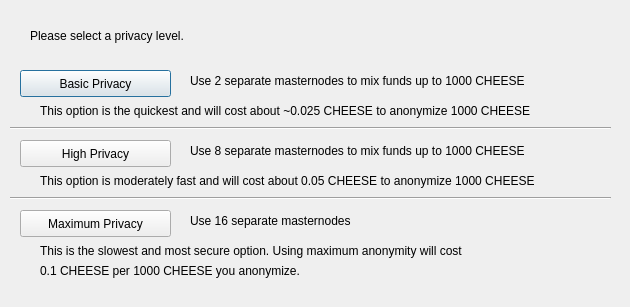
<?xml version="1.0" encoding="UTF-8"?>
<ui version="4.0">
 <class>DarksendConfig</class>
 <widget class="QDialog" name="DarksendConfig">
  <property name="geometry">
   <rect>
    <x>0</x>
    <y>0</y>
    <width>630</width>
    <height>307</height>
   </rect>
  </property>
  <property name="windowTitle">
   <string>Configure Darksend</string>
  </property>
  <widget class="QPushButton" name="buttonBasic">
   <property name="geometry">
    <rect>
     <x>20</x>
     <y>70</y>
     <width>151</width>
     <height>27</height>
    </rect>
   </property>
   <property name="text">
    <string>Basic Privacy</string>
   </property>
  </widget>
  <widget class="QPushButton" name="buttonHigh">
   <property name="geometry">
    <rect>
     <x>20</x>
     <y>140</y>
     <width>151</width>
     <height>27</height>
    </rect>
   </property>
   <property name="text">
    <string>High Privacy</string>
   </property>
  </widget>
  <widget class="QPushButton" name="buttonMax">
   <property name="geometry">
    <rect>
     <x>20</x>
     <y>210</y>
     <width>151</width>
     <height>27</height>
    </rect>
   </property>
   <property name="text">
    <string>Maximum Privacy</string>
   </property>
  </widget>
  <widget class="QLabel" name="label">
   <property name="geometry">
    <rect>
     <x>30</x>
     <y>20</y>
     <width>571</width>
     <height>31</height>
    </rect>
   </property>
   <property name="text">
    <string>Please select a privacy level.</string>
   </property>
  </widget>
  <widget class="QLabel" name="label_2">
   <property name="geometry">
    <rect>
     <x>190</x>
     <y>70</y>
     <width>421</width>
     <height>21</height>
    </rect>
   </property>
   <property name="text">
    <string>Use 2 separate masternodes to mix funds up to 1000 CHEESE</string>
   </property>
  </widget>
  <widget class="QLabel" name="label_3">
   <property name="geometry">
    <rect>
     <x>190</x>
     <y>140</y>
     <width>411</width>
     <height>21</height>
    </rect>
   </property>
   <property name="text">
    <string>Use 8 separate masternodes to mix funds up to 1000 CHEESE</string>
   </property>
  </widget>
  <widget class="QLabel" name="label_4">
   <property name="geometry">
    <rect>
     <x>190</x>
     <y>210</y>
     <width>421</width>
     <height>21</height>
    </rect>
   </property>
   <property name="text">
    <string>Use 16 separate masternodes</string>
   </property>
  </widget>
  <widget class="QLabel" name="label_6">
   <property name="geometry">
    <rect>
     <x>40</x>
     <y>100</y>
     <width>561</width>
     <height>21</height>
    </rect>
   </property>
   <property name="text">
    <string>This option is the quickest and will cost about ~0.025 CHEESE to anonymize 1000 CHEESE</string>
   </property>
  </widget>
  <widget class="QLabel" name="label_7">
   <property name="geometry">
    <rect>
     <x>40</x>
     <y>170</y>
     <width>561</width>
     <height>21</height>
    </rect>
   </property>
   <property name="text">
    <string>This option is moderately fast and will cost about 0.05 CHEESE to anonymize 1000 CHEESE</string>
   </property>
  </widget>
  <widget class="QLabel" name="label_8">
   <property name="geometry">
    <rect>
     <x>40</x>
     <y>240</y>
     <width>561</width>
     <height>21</height>
    </rect>
   </property>
   <property name="text">
    <string>This is the slowest and most secure option. Using maximum anonymity will cost</string>
   </property>
  </widget>
  <widget class="QLabel" name="label_9">
   <property name="geometry">
    <rect>
     <x>40</x>
     <y>260</y>
     <width>561</width>
     <height>21</height>
    </rect>
   </property>
   <property name="text">
    <string>0.1 CHEESE per 1000 CHEESE you anonymize.</string>
   </property>
  </widget>
  <widget class="Line" name="line">
   <property name="geometry">
    <rect>
     <x>10</x>
     <y>120</y>
     <width>601</width>
     <height>16</height>
    </rect>
   </property>
   <property name="orientation">
    <enum>Qt::Horizontal</enum>
   </property>
  </widget>
  <widget class="Line" name="line_2">
   <property name="geometry">
    <rect>
     <x>10</x>
     <y>190</y>
     <width>601</width>
     <height>16</height>
    </rect>
   </property>
   <property name="orientation">
    <enum>Qt::Horizontal</enum>
   </property>
  </widget>
 </widget>
 <resources/>
 <connections/>
</ui>
